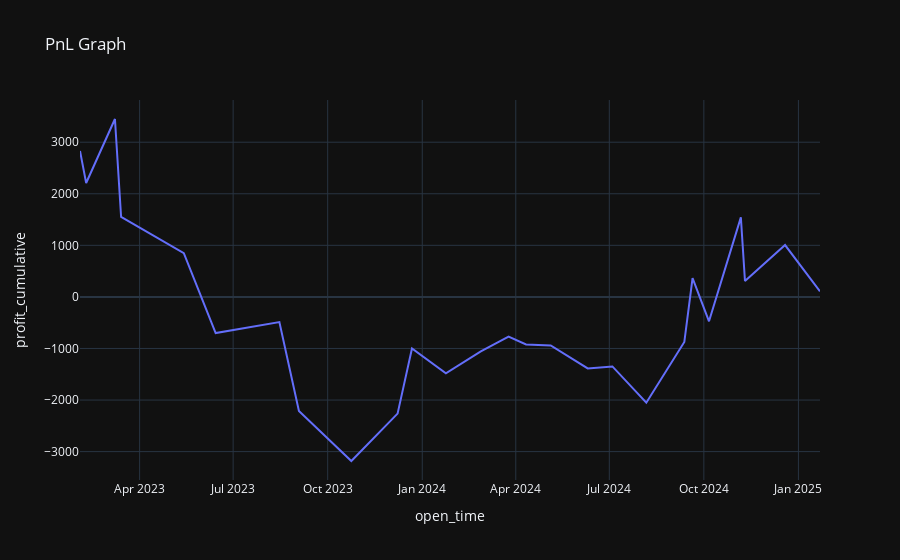

Notebook code for this chart:
### Code cell
pnl_chart = bt.plot_pnl()
pnl_chart

### Figure 1 — Plotly figure (JSON) as saved in the notebook; plotly's stock layout.template omitted (floating-point values rounded to 4 significant figures)
{"data": [{"hovertemplate": "open_time=%{x}<br>profit_cumulative=%{y}<extra></extra>", "legendgroup": "", "line": {"color": "#636efa", "dash": "solid"}, "marker": {"symbol": "circle"}, "mode": "lines", "name": "", "orientation": "v", "showlegend": false, "type": "scatter", "x": ["2023-02-02T00:00:00", "2023-02-08T00:00:00", "2023-03-08T00:00:00", "2023-03-14T00:00:00", "2023-05-14T00:00:00", "2023-06-14T00:00:00", "2023-08-15T00:00:00", "2023-09-03T00:00:00", "2023-10-24T00:00:00", "2023-12-08T00:00:00", "2023-12-22T00:00:00", "2024-01-24T00:00:00", "2024-02-27T00:00:00", "2024-03-25T00:00:00", "2024-04-11T00:00:00", "2024-05-05T00:00:00", "2024-06-10T00:00:00", "2024-07-04T00:00:00", "2024-08-06T00:00:00", "2024-09-12T00:00:00", "2024-09-20T00:00:00", "2024-10-06T00:00:00", "2024-11-06T00:00:00", "2024-11-10T00:00:00", "2024-12-19T00:00:00", "2025-01-22T00:00:00"], "xaxis": "x", "y": [2831, 2209, 3450, 1550, 847, -700, -488, -2212, -3182, -2263, -999, -1480, -1055, -770, -922, -942, -1386, -1348, -2052, -873, 363, -473, 1542, 309, 1005, 109], "yaxis": "y"}], "layout": {"legend": {"tracegroupgap": 0}, "title": {"text": "PnL Graph"}, "xaxis": {"anchor": "y", "domain": [0, 1], "title": {"text": "open_time"}}, "yaxis": {"anchor": "x", "domain": [0, 1], "title": {"text": "profit_cumulative"}}}}
